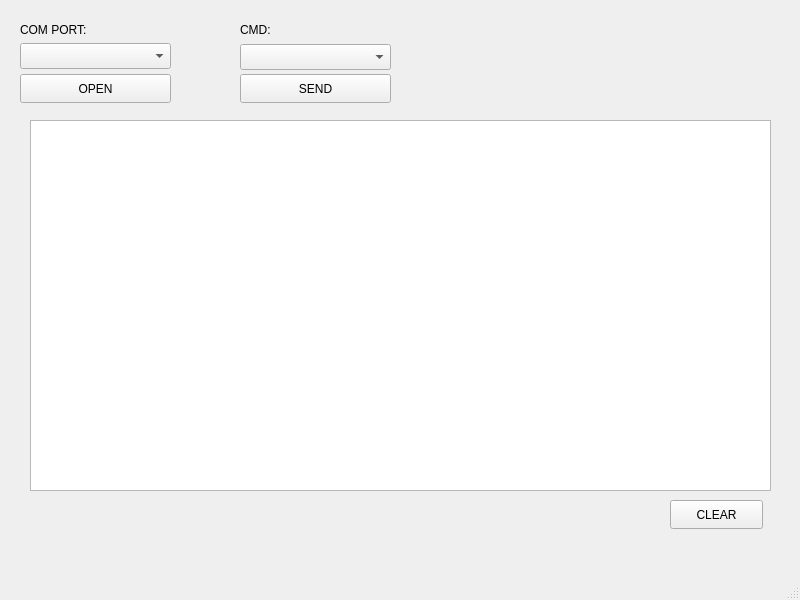
<?xml version="1.0" encoding="UTF-8"?>
<ui version="4.0">
 <class>QForm1</class>
 <widget class="QMainWindow" name="QForm1">
  <property name="geometry">
   <rect>
    <x>0</x>
    <y>0</y>
    <width>800</width>
    <height>600</height>
   </rect>
  </property>
  <property name="windowTitle">
   <string>QForm1</string>
  </property>
  <widget class="QWidget" name="centralwidget">
   <widget class="QPushButton" name="pushButton">
    <property name="geometry">
     <rect>
      <x>20</x>
      <y>74</y>
      <width>151</width>
      <height>29</height>
     </rect>
    </property>
    <property name="text">
     <string>OPEN</string>
    </property>
   </widget>
   <widget class="QComboBox" name="comboBox">
    <property name="geometry">
     <rect>
      <x>20</x>
      <y>43</y>
      <width>151</width>
      <height>26</height>
     </rect>
    </property>
   </widget>
   <widget class="QLabel" name="label">
    <property name="geometry">
     <rect>
      <x>20</x>
      <y>20</y>
      <width>151</width>
      <height>20</height>
     </rect>
    </property>
    <property name="text">
     <string>COM PORT:</string>
    </property>
   </widget>
   <widget class="QComboBox" name="comboBox_2">
    <property name="geometry">
     <rect>
      <x>240</x>
      <y>44</y>
      <width>151</width>
      <height>26</height>
     </rect>
    </property>
   </widget>
   <widget class="QLabel" name="label_2">
    <property name="geometry">
     <rect>
      <x>240</x>
      <y>20</y>
      <width>63</width>
      <height>20</height>
     </rect>
    </property>
    <property name="text">
     <string>CMD:</string>
    </property>
   </widget>
   <widget class="QPushButton" name="pushButton_2">
    <property name="geometry">
     <rect>
      <x>240</x>
      <y>74</y>
      <width>151</width>
      <height>29</height>
     </rect>
    </property>
    <property name="text">
     <string>SEND</string>
    </property>
   </widget>
   <widget class="QPlainTextEdit" name="plainTextEdit">
    <property name="geometry">
     <rect>
      <x>30</x>
      <y>120</y>
      <width>741</width>
      <height>371</height>
     </rect>
    </property>
   </widget>
   <widget class="QPushButton" name="pushButton_3">
    <property name="geometry">
     <rect>
      <x>670</x>
      <y>500</y>
      <width>93</width>
      <height>29</height>
     </rect>
    </property>
    <property name="text">
     <string>CLEAR</string>
    </property>
   </widget>
  </widget>
  <widget class="QMenuBar" name="menubar">
   <property name="geometry">
    <rect>
     <x>0</x>
     <y>0</y>
     <width>800</width>
     <height>26</height>
    </rect>
   </property>
  </widget>
  <widget class="QStatusBar" name="statusbar"/>
 </widget>
 <resources/>
 <connections/>
</ui>
